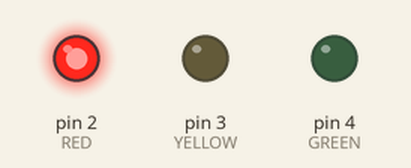
This sketch was run on a simulated Arduino Uno, built with avr-gcc and run on an emulated ATmega328P. Parts: output pins drawn as LEDs (lit = HIGH).

Above: at 5.0 s.
At 11.5 s:
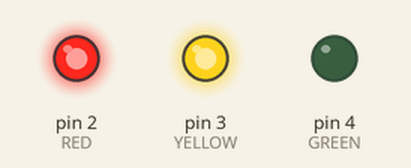
At 19.0 s:
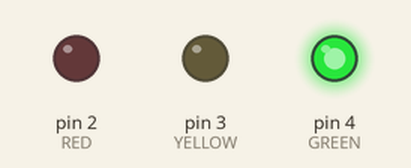
At 26.5 s:
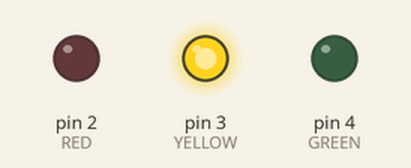
Timing chart, 0 to 36.4 s (numbered marks = the images above):
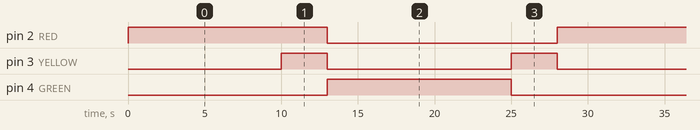

Measured:
- by itself, pin 2 (RED): alternates HIGH for 13.0 s and LOW for 15.0 s
- by itself, pin 3 (YELLOW): repeats every 28.0 s: LOW 12.0 s, HIGH 3.0 s, LOW 10.0 s, HIGH 3.0 s
- by itself, pin 4 (GREEN): alternates HIGH for 12.0 s and LOW for 16.0 s

The sketch:

mihalka.ino
```cpp
int RED = 2;
int GREEN = 4;
int YELLOW = 3;

void setup() {
  // put your setup code here, to run once:

  pinMode(RED, OUTPUT);
  pinMode(YELLOW, OUTPUT);
  pinMode(GREEN, OUTPUT);
  digitalWrite(RED, LOW);
  digitalWrite(YELLOW, LOW);
  digitalWrite(GREEN, LOW);
}

void loop() {
  // put your main code here, to run repeatedly:

  digitalWrite(RED, HIGH);
  digitalWrite(YELLOW, LOW);
  digitalWrite(GREEN, LOW);
  delay(10000);

  digitalWrite(RED, HIGH);
  digitalWrite(YELLOW, HIGH);
  digitalWrite(GREEN, LOW);
  delay(3000);

  digitalWrite(RED, LOW);
  digitalWrite(YELLOW, LOW);
  digitalWrite(GREEN, HIGH);
  delay(12000);

  digitalWrite(RED, LOW);
  digitalWrite(YELLOW, HIGH);
  digitalWrite(GREEN, LOW);
  delay(3000);
}
```
